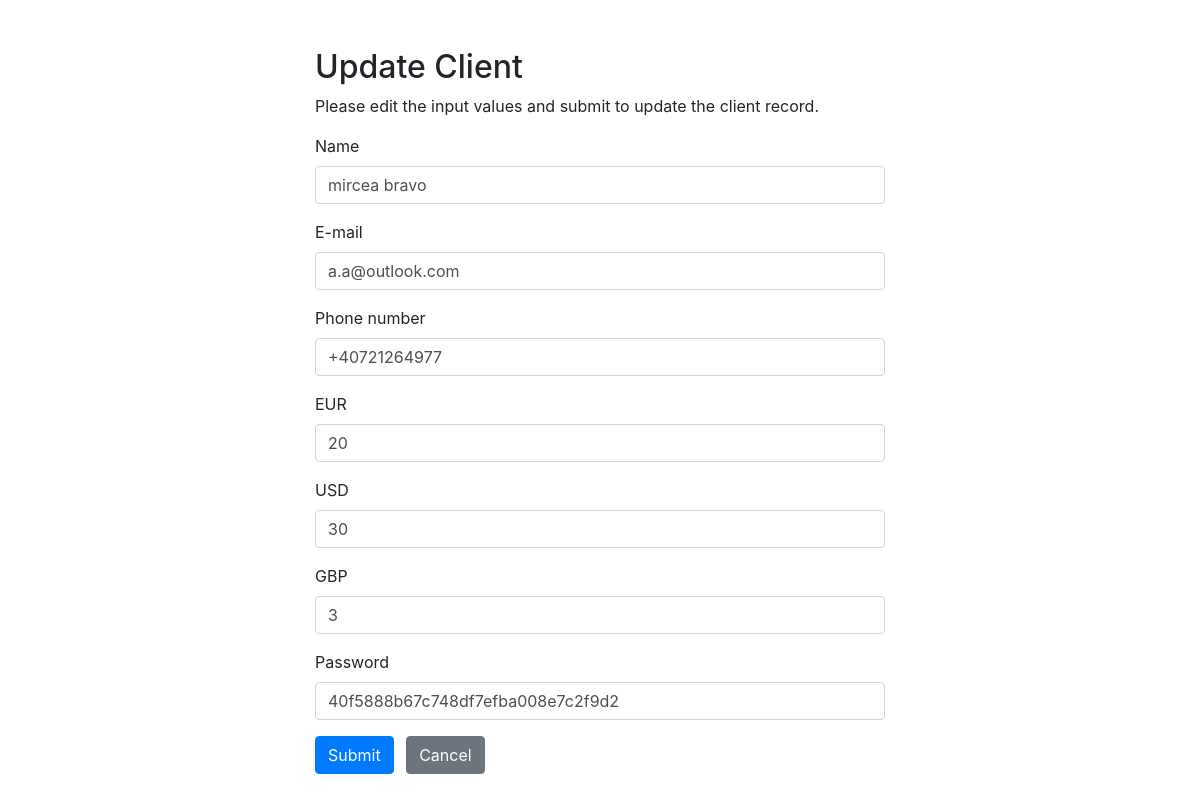
Page /update.php?id=1 on the committed database.
### tables this page shows
CREATE TABLE `users` (
  `uid` bigint(20) NOT NULL,
  `name` varchar(255) NOT NULL,
  `email` varchar(255) NOT NULL,
  `mobile` varchar(255) NOT NULL,
  `password` varchar(255) NOT NULL,
  `USD` int(11) DEFAULT 0,
  `EUR` int(11) DEFAULT 0,
  `GBP` int(11) DEFAULT NULL,
  `admin` varchar(30) DEFAULT NULL
);

### update.php (the view, shortened to what this page needs)
<?php
require_once "config.php";
$name = $email = $mobile =$USD = $EUR = $GBP = $password = "";
$name_err = $email_err = $mobile_err = $usd_err = $eur_err = $gbp_err = $password_err = "";
if(isset($_POST["id"]) && !empty($_POST["id"])){
    $id = $_POST["id"];
    $input_name = trim($_POST["name"]);
    if(empty($input_name)){
        $name_err = "Please enter a name.";
    } elseif(!filter_var($input_name, FILTER_VALIDATE_REGEXP, array("options"=>array("regexp"=>"/^[a-zA-Z\s]+$/")))){
        $name_err = "Please enter a valid name.";
    } else{
        $name = $input_name;
    }
    $input_email = trim($_POST["email"]);
    if(empty($input_email)){
        $email_err = "Please enter an email address.";
    } elseif(!filter_var($input_email, FILTER_VALIDATE_REGEXP, array("options"=>array("regexp"=>"/^\w+([\.-]?\w+)*@\w+([\.-]?\w+)*(\.\w{2,3})+$/")))){
        $email_err = "Please enter a valid email address.";
    }else{
        $email = $input_email;
    }
    $input_mobile = trim($_POST["mobile"]);
    if(empty($input_mobile)){
        $mobile_err = "Please enter the phone number.";
    } elseif(!filter_var($input_mobile, FILTER_VALIDATE_REGEXP, array("options"=>array("regexp"=>"/(\+\d{1,3}\s?)?((\(\d{3}\)\s?)|(\d{3})(\s|-?))(\d{3}(\s|-?))(\d{4})(\s?(([E|e]xt[:|.|]?)|x|X)(\s?\d+))?/")))){
        $mobile_err = "Please enter an existing phone value.";
    } else{
        $mobile = $input_mobile;
    }
    $input_eur = trim($_POST["eur"]);
    if(empty($input_eur)){
        $eur_err = "Please enter the EUR value.";
    } elseif(!filter_var($input_eur, FILTER_VALIDATE_REGEXP, array("options"=>array("regexp"=>"/[+-]?([0-9]*[.])?[0-9]+/")))){
        $eur_err = "Please enter a valid EUR value.";
    } else{
        $EUR = $input_eur;
    }
    $input_usd = trim($_POST["usd"]);
    if(empty($input_usd)){
        $usd_err = "Please enter the USD value.";
    } elseif(!filter_var($input_usd, FILTER_VALIDATE_REGEXP, array("options"=>array("regexp"=>"/[+-]?([0-9]*[.])?[0-9]+/")))){
        $usd_err = "Please enter a valid USD value.";
    } else{
        $USD = $input_usd;
    }
    $input_yen = trim($_POST["gbp"]);
    if(empty($input_yen)){
        $gbp_err = "Please enter the GBP value.";
    } elseif(!filter_var($input_yen, FILTER_VALIDATE_REGEXP, array("options"=>array("regexp"=>"/[+-]?([0-9]*[.])?[0-9]+/")))){
        $gbp_err = "Please enter a valid GBP value.";
    } else{
        $GBP = $input_yen;
    }
    $input_password = trim($_POST["password"]);
    if(empty($input_password)){
        $password_err = "Please enter a password.";
    } else{
        $password = $input_password;
    }
    if(empty($name_err) && empty($email_err) && empty($mobile_err) && empty($usd_err) && empty($eur_err) && empty($gbp_err) && empty($password_err)){
        $sql = "UPDATE users SET name=?, email=?, mobile=?, EUR=?, USD=?, GBP=?, password=? WHERE uid=?";
        if($stmt = $mysqli->prepare($sql)){
            $stmt->bind_param("sssssssi", $param_name, $param_email, $param_mobile, $param_eur, $param_usd, $param_gbp, $param_password, $param_id);
            $param_name = $name;
            $param_email = $email;
            $param_mobile = $mobile;
            $param_eur = $EUR;
            $param_usd = $USD;
            $param_gbp = $GBP;
            $param_password = md5($password);
            $param_id = $id;
            if($stmt->execute()){
                header("location: admin_panel.php");
                exit();
            } else{
                echo "Oops! Something went wrong. Please try again later.";
            }
        }
        $stmt->close();
    }
    $mysqli->close();
} else{
    if(isset($_GET["id"]) && !empty(trim($_GET["id"]))){
        $sql = "SELECT * FROM users WHERE uid = ?";
        if($stmt = $mysqli->prepare($sql)){
            $stmt->bind_param("i", $param_id);
            if($stmt->execute()){
                $result = $stmt->get_result();
                if($result->num_rows == 1){
                    $row = $result->fetch_array(MYSQLI_ASSOC);
                    $name = $row["name"];
                    $email = $row["email"];
                    $mobile = $row["mobile"];
                    $EUR = $row["EUR"];
                    $USD = $row["USD"];
                    $GBP = $row["GBP"];
                    $password = $row["password"];
                } else{
                    header("location: error.php");
                    exit();
                }
            } else{
                echo "Oops! Something went wrong. Please try again later.";
            }
        }
    }  else{
        header("location: error.php");
        exit();
    }
}
?>
 <!DOCTYPE html>
<html lang="en">
<head>
    <link rel="stylesheet" href="https://stackpath.bootstrapcdn.com/bootstrap/4.5.2/css/bootstrap.min.css">
</head>
<body>
    <div class="wrapper">
        <div class="container-fluid">
            <div class="row">
                <div class="col-md-12">
                    <h2 class="mt-5">Update Client</h2>
                    <p>Please edit the input values and submit to update the client record.</p>
                    <form action="<?php echo htmlspecialchars(basename($_SERVER['REQUEST_URI'])); ?>" method="post">
                        <div class="form-group">
                            <label>Name</label>
                            <input type="text" name="name" class="form-control <?php echo (!empty($name_err)) ? 'is-invalid' : ''; ?>" value="<?php echo $name; ?>">
                        </div>
                        <div class="form-group">
                            <label>E-mail</label>
                            <input type="text" name="email" class="form-control <?php echo (!empty($email_err)) ? 'is-invalid' : ''; ?>" value="<?php echo $email; ?>">
                        </div>
                        <div class="form-group">
                            <label>Phone number</label>
                            <input type="text" name="mobile" class="form-control <?php echo (!empty($mobile_err)) ? 'is-invalid' : ''; ?>" value="<?php echo $mobile; ?>">
                        </div>
                        <div class="form-group">
                            <label>EUR</label>
                            <input type="text" name="eur" class="form-control <?php echo (!empty($eur_err)) ? 'is-invalid' : ''; ?>" value="<?php echo $EUR; ?>">
                        </div>
                        <div class="form-group">
                            <label>USD</label>
                            <input type="text" name="usd" class="form-control <?php echo (!empty($usd_err)) ? 'is-invalid' : ''; ?>" value="<?php echo $USD; ?>">
                        </div>
                        <div class="form-group">
                            <label>GBP</label>
                            <input type="text" name="gbp" class="form-control <?php echo (!empty($gbp_err)) ? 'is-invalid' : ''; ?>" value="<?php echo $GBP; ?>">
                        </div>
                        <div class="form-group">
                            <label>Password</label>
                            <input type="text" name="password" class="form-control <?php echo (!empty($password_err)) ? 'is-invalid' : ''; ?>" value="<?php echo $password; ?>">
                        </div>
                        <input type="submit" class="btn btn-primary" value="Submit">
                        <a href="admin_panel.php" class="btn btn-secondary ml-2">Cancel</a>
                    </form>
                </div>
            </div>
        </div>
    </div>
</body>
</html>

### update.php (style rules this page uses)
.wrapper { width: 600px; margin: 0 auto; }

### rows in the picture
users: name "mircea bravo", email "a.a@outlook.com", mobile "+40721264977", eur "20", usd "30", gbp "3", password "40f5888b67c748df7efba008e7c2f9d2"
